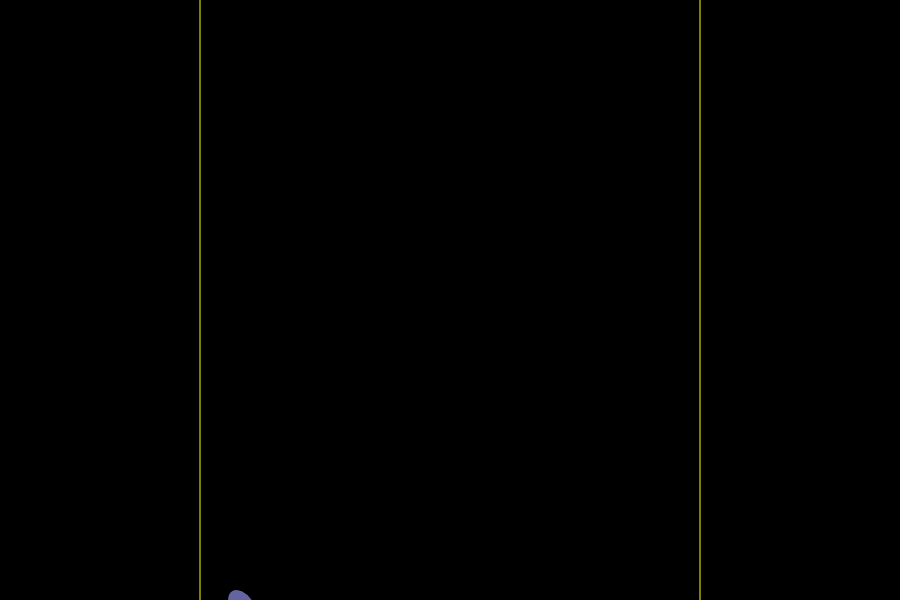
Frame 1 (no input)
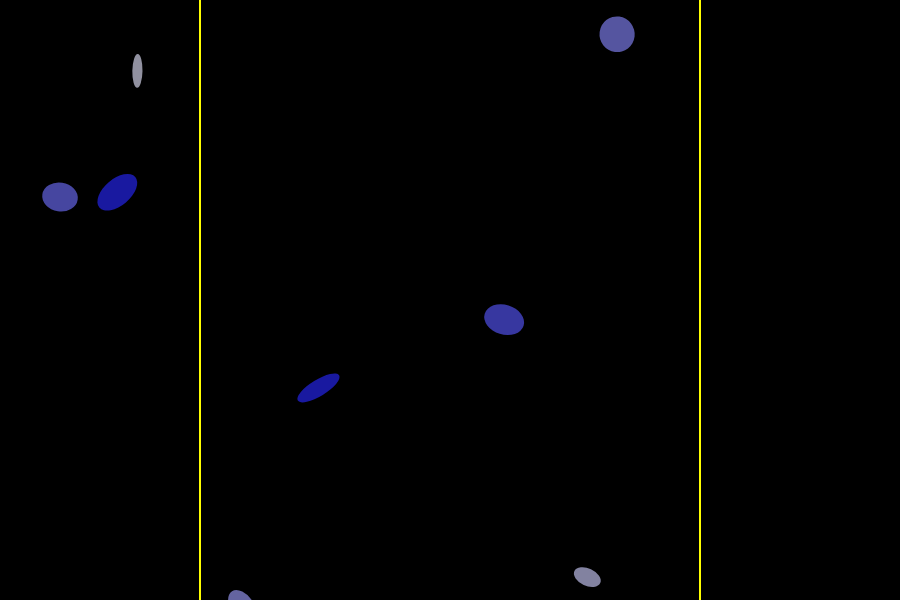
Frame 60 (no input)
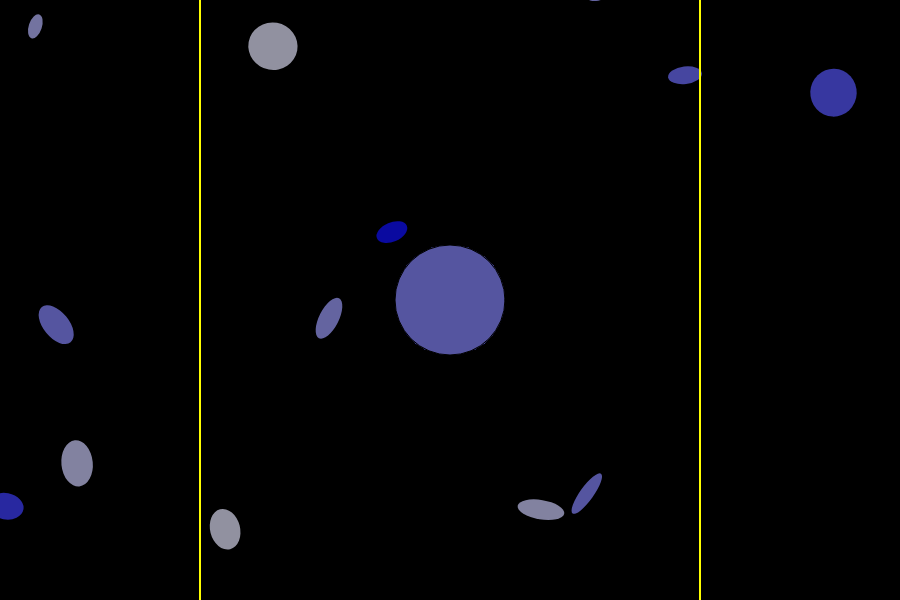
Frame 120 (the mouse pressed at the canvas centre since frame 60)

The p5.js sketch that drew these frames (run headless with seeded random() and noise() and a simulated clock; from frame 60 on, the mouse is pressed at the canvas centre):

// p5.js sketch
// ── sketch.js
//Alex Murray

//declare global variables
let locate = {
  x: 100,
  y: 50
};
let circlesize = {
  w: 50,
  h: 25
};
let circleColor = 100;
let circle_min = 0;
let circle_max;
// sets up how big the canvas will be
function setup() {
  createCanvas( 900 , 600);
  background(0);
  circle_max = width - 20;
}

function draw(){

  // draw constraint lines so the circle does not get too big
  push();
  var leftWall = 200;
  var rightWall = 700;
  constrain(mouseX, leftWall, rightWall);
  stroke("yellow");
  strokeWeight(1);
  line(leftWall, 0, leftWall, height);
  line(rightWall, 0, rightWall, height);
  pop();

  // draw circles at random
  push();
  frameRate(20);
  locate.x = random(width);
  locate.y = random(height);
  circlesize.w = random(50,10);
  circlesize.h = random(10, 50);
  fill(circleColor,circleColor, 160);
  noStroke();
  rotate(frameCount);
  ellipse(locate.x, locate.y, circlesize.w, circlesize.h);
  pop();


  push();
  let circle_size = map( mouseX/4, 0 , width, circle_min, circle_max );
  // draw a circle, based on mouseX
  fill(circleColor,circleColor, 160);
  //centers the circle
  ellipse( width/2, height/2, circle_size );
  pop();
  // change the color of the circles
  circleColor = circleColor + 15;
  circleColor = circleColor % 150;
}
// clear the animation and start from scratch
function mousePressed(){
  clear();
  background(0);
}
